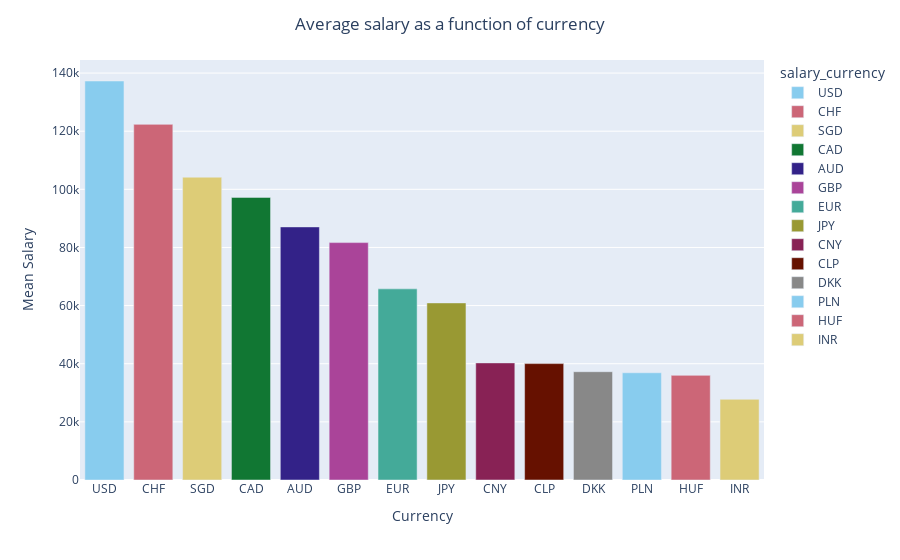

Notebook code for this chart:
### Markdown cell above
<a id="6"></a>
## <div style="text-align: left; background-color:#F5C2B4 ; font-family: Trebuchet MS; color: #B31B10; padding: 15px; line-height:1;border-radius:1px; margin-bottom: 0em; text-align: center; font-size: 25px;border-style: solid;border-color: dark green;">6.4 Average Salary as a function of currency </div>

### Code cell
df = salaries[['salary_currency','salary_in_usd']].groupby(['salary_currency'], as_index = False).mean().set_index('salary_currency').reset_index().sort_values('salary_in_usd', ascending = False)

#Selecting top 14
df = df.iloc[:14]
fig = px.bar(df, x = 'salary_currency',
            y = 'salary_in_usd',
            color = 'salary_currency',
            color_discrete_sequence = px.colors.qualitative.Safe,
            )

fig.update_layout(title={'text':'Average salary as a function of currency', 
                         'xanchor': 'center','x':0.5},
                 xaxis_title = 'Currency',
                 yaxis_title = 'Mean Salary')
fig.show()

### Figure 1 — Plotly figure (JSON) as saved in the notebook; plotly's stock layout.template omitted (floating-point values rounded to 4 significant figures)
{"data": [{"alignmentgroup": "True", "hovertemplate": "salary_currency=%{x}<br>salary_in_usd=%{y}<extra></extra>", "legendgroup": "USD", "marker": {"color": "rgb(136, 204, 238)", "pattern": {"shape": ""}}, "name": "USD", "offsetgroup": "USD", "orientation": "v", "showlegend": true, "textposition": "auto", "type": "bar", "x": ["USD"], "xaxis": "x", "y": [137300.0], "yaxis": "y"}, {"alignmentgroup": "True", "hovertemplate": "salary_currency=%{x}<br>salary_in_usd=%{y}<extra></extra>", "legendgroup": "CHF", "marker": {"color": "rgb(204, 102, 119)", "pattern": {"shape": ""}}, "name": "CHF", "offsetgroup": "CHF", "orientation": "v", "showlegend": true, "textposition": "auto", "type": "bar", "x": ["CHF"], "xaxis": "x", "y": [122300.0], "yaxis": "y"}, {"alignmentgroup": "True", "hovertemplate": "salary_currency=%{x}<br>salary_in_usd=%{y}<extra></extra>", "legendgroup": "SGD", "marker": {"color": "rgb(221, 204, 119)", "pattern": {"shape": ""}}, "name": "SGD", "offsetgroup": "SGD", "orientation": "v", "showlegend": true, "textposition": "auto", "type": "bar", "x": ["SGD"], "xaxis": "x", "y": [104200.0], "yaxis": "y"}, {"alignmentgroup": "True", "hovertemplate": "salary_currency=%{x}<br>salary_in_usd=%{y}<extra></extra>", "legendgroup": "CAD", "marker": {"color": "rgb(17, 119, 51)", "pattern": {"shape": ""}}, "name": "CAD", "offsetgroup": "CAD", "orientation": "v", "showlegend": true, "textposition": "auto", "type": "bar", "x": ["CAD"], "xaxis": "x", "y": [97220.0], "yaxis": "y"}, {"alignmentgroup": "True", "hovertemplate": "salary_currency=%{x}<br>salary_in_usd=%{y}<extra></extra>", "legendgroup": "AUD", "marker": {"color": "rgb(51, 34, 136)", "pattern": {"shape": ""}}, "name": "AUD", "offsetgroup": "AUD", "orientation": "v", "showlegend": true, "textposition": "auto", "type": "bar", "x": ["AUD"], "xaxis": "x", "y": [87060.0], "yaxis": "y"}, {"alignmentgroup": "True", "hovertemplate": "salary_currency=%{x}<br>salary_in_usd=%{y}<extra></extra>", "legendgroup": "GBP", "marker": {"color": "rgb(170, 68, 153)", "pattern": {"shape": ""}}, "name": "GBP", "offsetgroup": "GBP", "orientation": "v", "showlegend": true, "textposition": "auto", "type": "bar", "x": ["GBP"], "xaxis": "x", "y": [81670.0], "yaxis": "y"}, {"alignmentgroup": "True", "hovertemplate": "salary_currency=%{x}<br>salary_in_usd=%{y}<extra></extra>", "legendgroup": "EUR", "marker": {"color": "rgb(68, 170, 153)", "pattern": {"shape": ""}}, "name": "EUR", "offsetgroup": "EUR", "orientation": "v", "showlegend": true, "textposition": "auto", "type": "bar", "x": ["EUR"], "xaxis": "x", "y": [65750.0], "yaxis": "y"}, {"alignmentgroup": "True", "hovertemplate": "salary_currency=%{x}<br>salary_in_usd=%{y}<extra></extra>", "legendgroup": "JPY", "marker": {"color": "rgb(153, 153, 51)", "pattern": {"shape": ""}}, "name": "JPY", "offsetgroup": "JPY", "orientation": "v", "showlegend": true, "textposition": "auto", "type": "bar", "x": ["JPY"], "xaxis": "x", "y": [60920.0], "yaxis": "y"}, {"alignmentgroup": "True", "hovertemplate": "salary_currency=%{x}<br>salary_in_usd=%{y}<extra></extra>", "legendgroup": "CNY", "marker": {"color": "rgb(136, 34, 85)", "pattern": {"shape": ""}}, "name": "CNY", "offsetgroup": "CNY", "orientation": "v", "showlegend": true, "textposition": "auto", "type": "bar", "x": ["CNY"], "xaxis": "x", "y": [40280.0], "yaxis": "y"}, {"alignmentgroup": "True", "hovertemplate": "salary_currency=%{x}<br>salary_in_usd=%{y}<extra></extra>", "legendgroup": "CLP", "marker": {"color": "rgb(102, 17, 0)", "pattern": {"shape": ""}}, "name": "CLP", "offsetgroup": "CLP", "orientation": "v", "showlegend": true, "textposition": "auto", "type": "bar", "x": ["CLP"], "xaxis": "x", "y": [40040.0], "yaxis": "y"}, {"alignmentgroup": "True", "hovertemplate": "salary_currency=%{x}<br>salary_in_usd=%{y}<extra></extra>", "legendgroup": "DKK", "marker": {"color": "rgb(136, 136, 136)", "pattern": {"shape": ""}}, "name": "DKK", "offsetgroup": "DKK", "orientation": "v", "showlegend": true, "textposition": "auto", "type": "bar", "x": ["DKK"], "xaxis": "x", "y": [37250.0], "yaxis": "y"}, {"alignmentgroup": "True", "hovertemplate": "salary_currency=%{x}<br>salary_in_usd=%{y}<extra></extra>", "legendgroup": "PLN", "marker": {"color": "rgb(136, 204, 238)", "pattern": {"shape": ""}}, "name": "PLN", "offsetgroup": "PLN", "orientation": "v", "showlegend": true, "textposition": "auto", "type": "bar", "x": ["PLN"], "xaxis": "x", "y": [36890.0], "yaxis": "y"}, {"alignmentgroup": "True", "hovertemplate": "salary_currency=%{x}<br>salary_in_usd=%{y}<extra></extra>", "legendgroup": "HUF", "marker": {"color": "rgb(204, 102, 119)", "pattern": {"shape": ""}}, "name": "HUF", "offsetgroup": "HUF", "orientation": "v", "showlegend": true, "textposition": "auto", "type": "bar", "x": ["HUF"], "xaxis": "x", "y": [36000.0], "yaxis": "y"}, {"alignmentgroup": "True", "hovertemplate": "salary_currency=%{x}<br>salary_in_usd=%{y}<extra></extra>", "legendgroup": "INR", "marker": {"color": "rgb(221, 204, 119)", "pattern": {"shape": ""}}, "name": "INR", "offsetgroup": "INR", "orientation": "v", "showlegend": true, "textposition": "auto", "type": "bar", "x": ["INR"], "xaxis": "x", "y": [27770.0], "yaxis": "y"}], "layout": {"barmode": "relative", "legend": {"title": {"text": "salary_currency"}, "tracegroupgap": 0}, "margin": {"t": 60}, "title": {"text": "Average salary as a function of currency", "x": 0.5, "xanchor": "center"}, "xaxis": {"anchor": "y", "categoryarray": ["USD", "CHF", "SGD", "CAD", "AUD", "GBP", "EUR", "JPY", "CNY", "CLP", "DKK", "PLN", "HUF", "INR"], "categoryorder": "array", "domain": [0.0, 1.0], "title": {"text": "Currency"}}, "yaxis": {"anchor": "x", "domain": [0.0, 1.0], "title": {"text": "Mean Salary"}}}}
